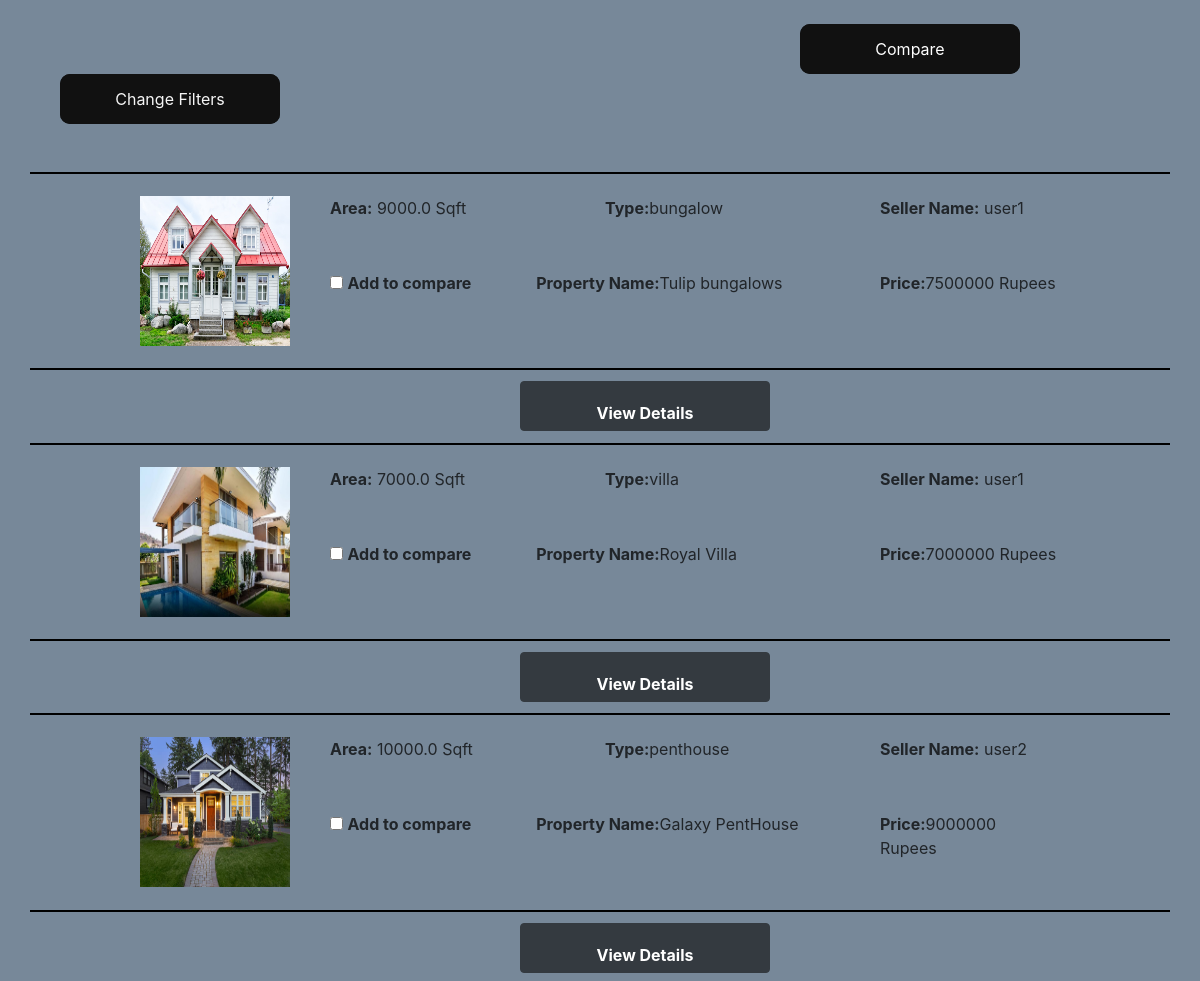
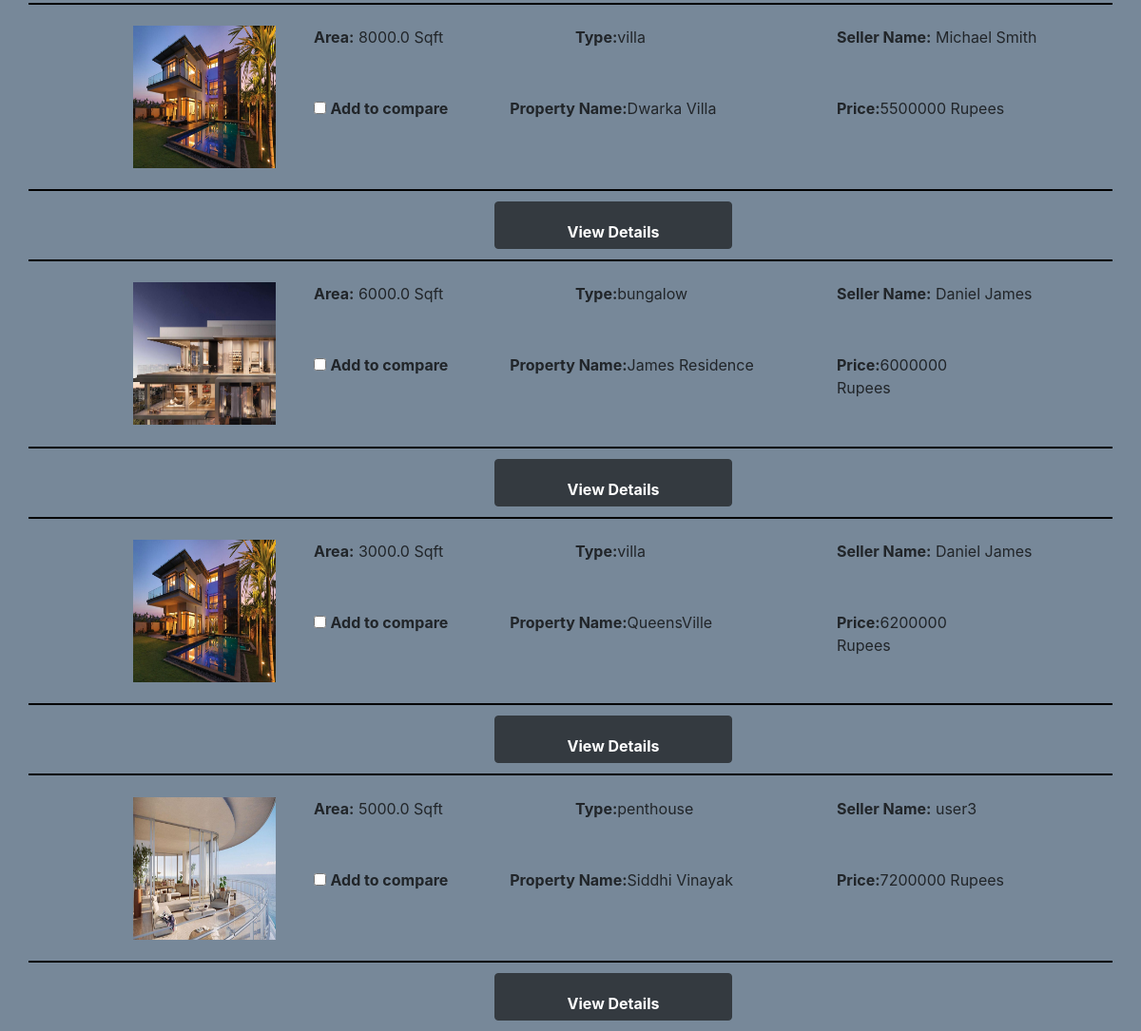
/property/property_filter/, run on the app's committed database (2 pictures, top to bottom).
### property/models.py (models this page shows)
class PropertyImages(models.Model):
    property_fk = models.ForeignKey(Property ,on_delete=models.CASCADE)
    Area_of_bedroom1 = models.IntegerField(default=0)
    Bedroom1_Image=models.ImageField(upload_to='images1/',null=False,default=False)
    Area_of_bedroom2=models.IntegerField(default=0,blank=True)
    Bedroom2_Image=models.ImageField(upload_to='images1/',null=True,default=False,blank=True)
    Area_of_bedroom3=models.IntegerField(default=0,blank=True)
    Bedroom3_Image=models.ImageField(upload_to='images1/',null=True,default=False,blank=True)
    LivingRoom_Image=models.ImageField(upload_to='images1/',null=False,default=False,blank=False)
    Area_of_livingroom=models.IntegerField(default=0,blank=True)
    Kitchen_Image=models.ImageField(upload_to='images1/',null=False,default=False,blank=False)
    Area_of_kitchen=models.IntegerField(default=0,blank=True)
    Main_Image = models.ImageField(upload_to='images1/',blank=True,default=False,null=False)

class Property(models.Model):
    type_house = models.CharField(choices=HOUSE_TYPES,max_length=20, default='penthouse')
    state = models.CharField(max_length=30)
    city = models.CharField(max_length=30)
    area = models.FloatField(blank=False, default = False)
    no_of_bedrooms = models.IntegerField(default = False)
    no_of_floors = models.IntegerField(default = False)
    age_of_house = models.IntegerField(default=True)
    price = models.BigIntegerField(default = False)
    name = models.CharField(max_length=50)
    address = models.CharField(max_length=1000)
    possession=models.CharField(max_length=30,default=False,null=True)
    Description = models.CharField(max_length=1000)
    Parking = models.BooleanField(default=False)
    Gym = models.BooleanField(default=False)
    Conference_room = models.BooleanField(default=False)
    swimming_pool = models.BooleanField(default=False)
    plan = models.ImageField(upload_to ='plans/' ,null=True)
    property_seller = models.ForeignKey(Seller,on_delete=models.CASCADE,blank=False,default=None)

### users/models.py (models this page shows, shortened)
class Seller(models.Model):
    user = models.OneToOneField(User,on_delete = models.CASCADE,primary_key=True)
    contact = models.CharField(max_length=100)
    city = models.CharField(max_length=100)
    state = models.CharField(max_length =100)
    buyers = models.ManyToManyField(Buyer,related_name='buyers')

class User(AbstractUser):
    is_buyer = models.BooleanField(default=False)
    is_seller = models.BooleanField(default=False)
    name = models.CharField(max_length=100,null= False,blank=False)
    email = models.EmailField(null=False,blank=False)

### property/views.py (the view)
# urls.py: path('property_filter/',views.search,name='filter_property'),
def search(request):
    queryset_list = Property.objects.all()
    images = PropertyImages.objects.all()
    flag=False
    selectedlist=[]
    if 'selected_list' in request.session:
        flag=True
    else:
        flag=False
    if flag==False:
        if 'city' in request.GET:
            city1 = request.GET['city']
            selectedlist.append(('city',city1))
            print(city1)
            if city1:
                queryset_list = queryset_list.filter(city__iexact=city1)
        if 'state' in request.GET:
            state1=request.GET['state']
            selectedlist.append(('state',state1))
            print(state1)
            if state1:
                queryset_list = queryset_list.filter(state__iexact=state1)
        if 'type_house' in request.GET:
            housetype1=request.GET['type_house']
            selectedlist.append(('housetype',housetype1))
            print(housetype1)
            if housetype1:
                queryset_list = queryset_list.filter(type_house__iexact=housetype1)
        if 'price' in request.GET:
            price1=request.GET['price']
            selectedlist.append(('price',price1))
            price1=int(price1)
            if price1:
                queryset_list = queryset_list.filter(price__lte=price1)
        if 'floors' in request.GET:
            floors1=request.GET['floors']
            selectedlist.append(('floors',floors1))
            floors1=int(floors1)
            if floors1:
                queryset_list = queryset_list.filter(no_of_floors__lte=floors1)
        if 'rooms' in request.GET:
            rooms1=request.GET['rooms']
            selectedlist.append(('rooms',rooms1))
            rooms1=int(rooms1)
            if rooms1:
                queryset_list = queryset_list.filter(no_of_bedrooms__lte=rooms1)
        new_selectedlist=[]
        for tup in selectedlist:
            if tup[1] != '':
                new_selectedlist.append(tup)
        request.session['selected_list']=new_selectedlist
        print(request.session['selected_list'])
    else:
        queryset_list=get_querylist(request)
        print(queryset_list)
    if len(queryset_list) == 0:
        queryset_list = None
    context={
        'properties':queryset_list,
        'images':images
    }
    return render(request,'./searchlist/welcome.html',context)

### property/templates/searchlist/welcome.html (shortened to what this page needs)
<!DOCTYPE html>
{% load static %}
<html lang="en">
  <head>
    <link rel="stylesheet" href="https://stackpath.bootstrapcdn.com/bootstrap/4.5.2/css/bootstrap.min.css"/>
    <link rel="stylesheet" href="{%static 'searchresult/css/style2.css' %}" />
  </head>
  <body>
    <div class="container" style="margin-top: 2%;">
      <div class="row">
        <br />
        <br />
        <div class="col-sm-12" id="container2">
        <div class="col-sm-3 offset-sm-8">
          <button class="glow-on-hover" type="button" onclick="compareHandle()">
            Compare
          </button>
        </div>
        <div class="col-sm-2">
          <button class="glow-on-hover" type="button">
            <a href="{% url 'renderfilter_propertyonback' %}" style="text-decoration: none; color: whitesmoke">Change Filters</a>
          </button>
        </div>
        </div>
      </div>
        <br />
      </div>
          <br />
      <div class="container" id="container4">
      {% for property in properties %}
      <div class="row" style="border-bottom: 2px solid black;border-top:2px solid black;padding-top: 2%;padding-bottom: 2%;">
        <div class="col-sm-2 offset-sm-1">
          {% for image in images %}
          {% if image.property_fk == property %}
          <img src="{{ MEDIA_URL }}{{ image.Main_Image.url }}" alt="Images" width="150" height="150"/>
          {% endif %}
          {% endfor %}
        </div>
        <div class="col-sm-9">
          <div class="row" style="width: 100%; height: 50%">
            <label class="col-md-4"><b>Area:</b> <span>{{ property.area }}</span> Sqft</label>
            <label class="col-md-4"><b>Type:</b>{{ property.type_house }}</label>
            <label class="col-md-4"><b>Seller Name:</b> {{ property.property_seller.user.name }}</label>
          </div>
          <div class="row" style="width: 100%; height: 50%">
            <div class="col-md-3">
              <input type="checkbox" class="comparecb" name="{{ property.id }}"/>
              <label><b>Add to compare</b></label>
            </div>
            <div class="col-md-5">
              <label><b>Property Name:</b>{{property.name}}</label>
            </div>
            <div class="col-md-3">
              <label class="col-md-36"><b>Price:</b><span>{{ property.price }}</span> Rupees</label>
            </div>
          </div>
        </div>
      </div>
      <div class="row" style="margin-bottom: 1%;margin-top: 1%;">
        <div class="col-sm-3 offset-sm-5">
          <button type="submit" class="btn btn-dark">
            <a href="{% url 'property_details' property.id %}" style="text-decoration: none;color: white;"><b>View Details</b></a>
          </button>
        </div>
      </div>
      {% endfor %}
    </div>
  </body>
</html>

### property/static/searchresult/css/style2.css (style rules this page uses)
body { background-color:lightslategray; }
.glow-on-hover { width: 220px; height: 50px; border: none; outline: none; color: #fff; background: #111; cursor: pointer; position: relative; z-index: 0; border-radius: 10px; }
.glow-on-hover:before { content: ''; background: linear-gradient(45deg, #ff0000, #ff7300, #fffb00, #48ff00, #00ffd5, #002bff, #7a00ff, #ff00c8, #ff0000); position: absolute; top: -2px; left:-2px; background-size: 400%; z-index: -1; filter: blur(5px); width: calc(100% + 4px); height: calc(100% + 4px); animation: glowing 20s linear infinite; opacity: 0; transition: opacity .3s ease-in-out; border-radius: 10px; }
.glow-on-hover:after { z-index: -1; content: ''; position: absolute; width: 100%; height: 100%; background: #111; left: 0; top: 0; border-radius: 10px; }
.btn { line-height: 50px; height: 50px; text-align: center; width: 250px; cursor: pointer; }
#container2 { display: block; }
#container4 { display: block ; }
* { box-sizing: border-box; }
.row::after { content: ""; clear: both; }

### data on the page
Property: area "9000.0", type_house "bungalow", property_seller.user.name "user1", name "Tulip bungalows", price "7500000"
PropertyImages: Main_Image (picture)
Property: area "7000.0", type_house "villa", property_seller.user.name "user1", name "Royal Villa", price "7000000"
PropertyImages: Main_Image (picture)
Property: area "10000.0", type_house "penthouse", property_seller.user.name "user2", name "Galaxy PentHouse", price "9000000"
PropertyImages: Main_Image (picture)
Property: area "8000.0", type_house "villa", property_seller.user.name "Michael Smith", name "Dwarka Villa", price "5500000"
PropertyImages: Main_Image (picture)
Property: area "6000.0", type_house "bungalow", property_seller.user.name "Daniel James", name "James Residence", price "6000000"
PropertyImages: Main_Image (picture)
Property: area "3000.0", type_house "villa", property_seller.user.name "Daniel James", name "QueensVille", price "6200000"
PropertyImages: Main_Image (picture)
Property: area "5000.0", type_house "penthouse", property_seller.user.name "user3", name "Siddhi Vinayak", price "7200000"
PropertyImages: Main_Image (picture)
